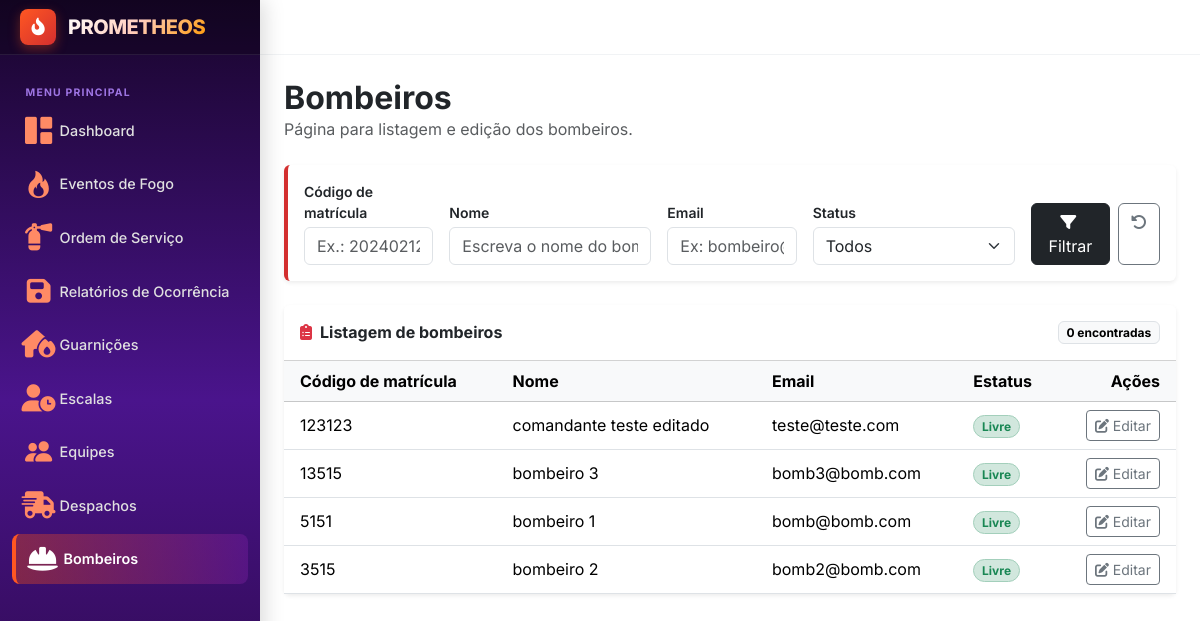
The app's page /bombeiros, older data.
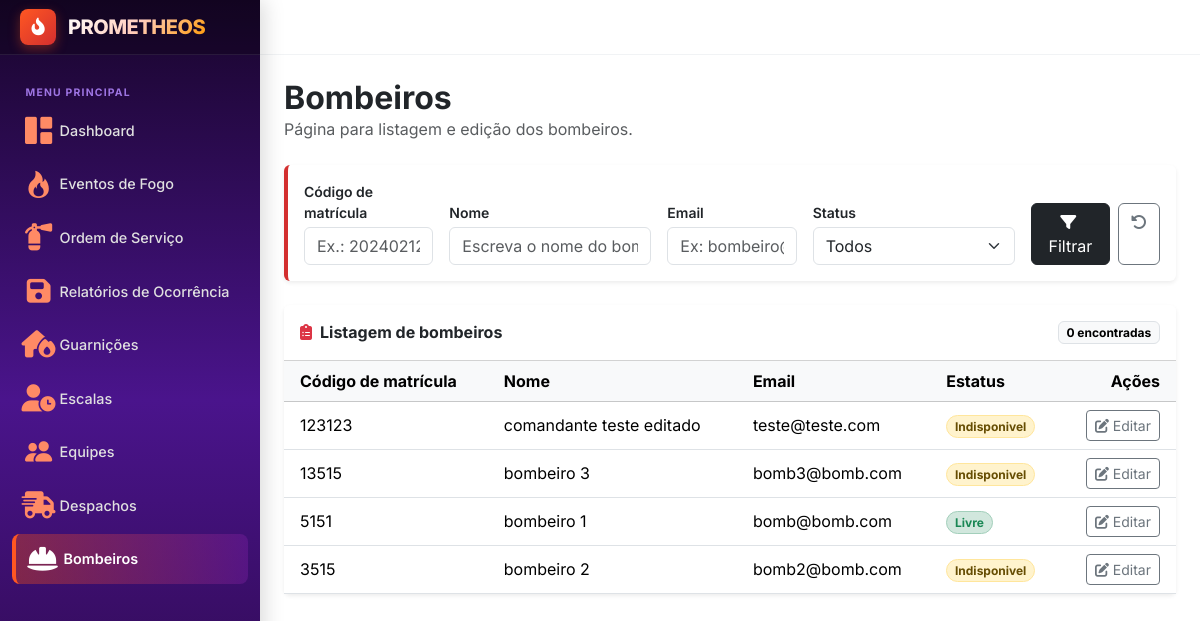
The same page, newer data.
### usuario/models.py (models this page shows, shortened)
class Bombeiro(models.Model):
    id_usuario = models.OneToOneField(Usuario, on_delete=models.CASCADE)
    id_equipe = models.ForeignKey(Equipe, on_delete=models.PROTECT, blank=True, null=True)
    id_escala = models.ForeignKey(Escala, on_delete=models.SET_NULL, null=True, blank=True, related_name="bombeiros")
    matricula = models.IntegerField(primary_key=True)
    estatus = models.CharField(choices=Estatus.choices, default=Estatus.LIVRE)

class Usuario(models.Model):
    class perfil(models.TextChoices):
        ADMIN = "ADMIN"
        SALA_SITUACAO = "SALA_SITUACAO"
        COMANDO = "COMANDO"
        COMBATENTE = "COMBATENTE"
    id = models.IntegerField(primary_key=True)
    nome = models.CharField(max_length=50)
    email = models.EmailField()
    perfil = models.CharField(choices=perfil.choices)

### usuario/views.py (the view)
# urls.py: path('bombeiros', userViews.bombeiro, name='bombeiro'),
def bombeiro(request):
    bombeiros = Bombeiro.objects.all().order_by("-matricula")
    filtros = {
        "codigo" : request.GET.get("codigo", ""),
        "nome" : request.GET.get("nome", ""),
        "email" : request.GET.get("email", ""),
        "estatus" : request.GET.get("estatus", "")
    }
    if filtros["codigo"]:
        bombeiros = bombeiros.filter(matricula=filtros["codigo"])
    if filtros["nome"]:
        bombeiros = bombeiros.filter(id_usuario__nome=filtros["nome"])
    if filtros["email"]:
        bombeiros = bombeiros.filter(id_usuario__email=filtros["email"])
    if filtros["estatus"]:
        bombeiros = bombeiros.filter(estatus=filtros["estatus"])
    contexto = {
        "bombeiros" : bombeiros,
        "filtros" : filtros,
        "estatus_opcoes" : Bombeiro._meta.get_field("estatus").choices
    }
    return render(request, 'usuarios/bombeiros.html', contexto)

### templates/usuarios/bombeiros.html (shortened to what the changed rows need)
{% extends "layout.html" %}
{% block content %}
<div class="d-flex flex-wrap align-items-start justify-content-between gap-3 mb-4">
    <div>
        <h1 class="h2 fw-bold mb-0">Bombeiros</h1>
    </div>
</div>
<div class="card border-0 shadow-sm">
    <div class="card-header bg-white d-flex align-items-center justify-content-between py-3">
        <h2 class="h6 fw-bold mb-0">
            <i class="fa-solid fa-clipboard-list text-danger me-2"></i>Listagem de bombeiros
        </h2>
    </div>
    <div class="table-responsive">
        <table class="table table-hover align-middle mb-0">
            <thead class="table-light">
                <tr>
                    <th scope="col" class="ps-3">Código de matrícula</th>
                    <th scope="col">Nome</th>
                    <th scope="col">Email</th>
                    <th scope="col">Estatus</th>
                    <th scope="col" class="text-end pe-3">Ações</th>
                </tr>
            </thead>
            <tbody>
                {% for bombeiro in bombeiros %}
                <tr>
                    <td class="ps-3">{{ bombeiro.matricula }}</td>
                    <td>{{ bombeiro.id_usuario.nome }}</td>
                    <td>{{ bombeiro.id_usuario.email }}</td>
                    <td>
                        {% if bombeiro.estatus == "LIVRE" %}
                        <span class="badge bg-success-subtle text-success border border-success-subtle rounded-pill">{{ bombeiro.get_estatus_display }}</span>
                        {% elif bombeiro.estatus == "INDISPONIVEL" %}
                        <span class="badge bg-warning-subtle text-warning-emphasis border border-warning-subtle rounded-pill">{{ bombeiro.get_estatus_display }}</span>
                        {% else %}
                        <span class="badge bg-secondary-subtle text-secondary border border-secondary-subtle rounded-pill">{{ bombeiro.get_estatus_display|default:bombeiro.estatus }}</span>
                        {% endif %}
                    </td>
                    <td class="text-end pe-3 text-nowrap">
                        <a href="{% url 'editaBombeiro' bombeiro.matricula %}" class="btn btn-sm btn-outline-secondary"
                           title="Editar" aria-label="Editar OS {{ relatorio.id }}">
                            <i class="fa-solid fa-pen-to-square"></i> Editar
                    </td>
                </tr>
                {% endfor %}
            </tbody>
        </table>
    </div>
</div>
{% endblock %}

Row changes from the older to the newer data that the page shows:
changed Bombeiro "comandante teste editado": estatus "Livre" → "Indisponivel"
changed Bombeiro "bombeiro 3": estatus "Livre" → "Indisponivel"
changed Bombeiro "bombeiro 2": estatus "Livre" → "Indisponivel"
